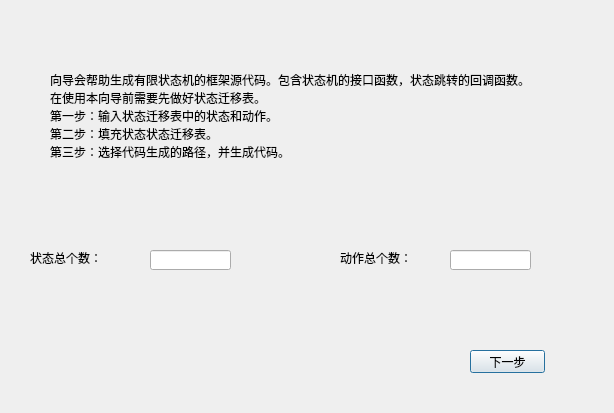
<?xml version="1.0" encoding="UTF-8"?>
<ui version="4.0">
 <class>WizardDialog</class>
 <widget class="QDialog" name="WizardDialog">
  <property name="geometry">
   <rect>
    <x>0</x>
    <y>0</y>
    <width>614</width>
    <height>413</height>
   </rect>
  </property>
  <property name="windowTitle">
   <string>1/3</string>
  </property>
  <widget class="QPushButton" name="pushButton">
   <property name="geometry">
    <rect>
     <x>470</x>
     <y>350</y>
     <width>75</width>
     <height>23</height>
    </rect>
   </property>
   <property name="text">
    <string>下一步</string>
   </property>
  </widget>
  <widget class="QLineEdit" name="lineEdit_state">
   <property name="geometry">
    <rect>
     <x>150</x>
     <y>250</y>
     <width>81</width>
     <height>20</height>
    </rect>
   </property>
  </widget>
  <widget class="QLabel" name="label">
   <property name="geometry">
    <rect>
     <x>30</x>
     <y>250</y>
     <width>91</width>
     <height>16</height>
    </rect>
   </property>
   <property name="text">
    <string>状态总个数：</string>
   </property>
  </widget>
  <widget class="QLineEdit" name="lineEdit_action">
   <property name="geometry">
    <rect>
     <x>450</x>
     <y>250</y>
     <width>81</width>
     <height>20</height>
    </rect>
   </property>
  </widget>
  <widget class="QLabel" name="label_2">
   <property name="geometry">
    <rect>
     <x>340</x>
     <y>250</y>
     <width>71</width>
     <height>16</height>
    </rect>
   </property>
   <property name="text">
    <string>动作总个数：</string>
   </property>
  </widget>
  <widget class="QLabel" name="label_3">
   <property name="geometry">
    <rect>
     <x>-250</x>
     <y>340</y>
     <width>54</width>
     <height>12</height>
    </rect>
   </property>
   <property name="text">
    <string>TextLabel</string>
   </property>
  </widget>
  <widget class="QLabel" name="label_4">
   <property name="geometry">
    <rect>
     <x>50</x>
     <y>50</y>
     <width>481</width>
     <height>131</height>
    </rect>
   </property>
   <property name="text">
    <string>向导会帮助生成有限状态机的框架源代码。包含状态机的接口函数，状态跳转的回调函数。
在使用本向导前需要先做好状态迁移表。
第一步：输入状态迁移表中的状态和动作。
第二步：填充状态状态迁移表。
第三步：选择代码生成的路径，并生成代码。</string>
   </property>
  </widget>
 </widget>
 <resources/>
 <connections/>
</ui>
